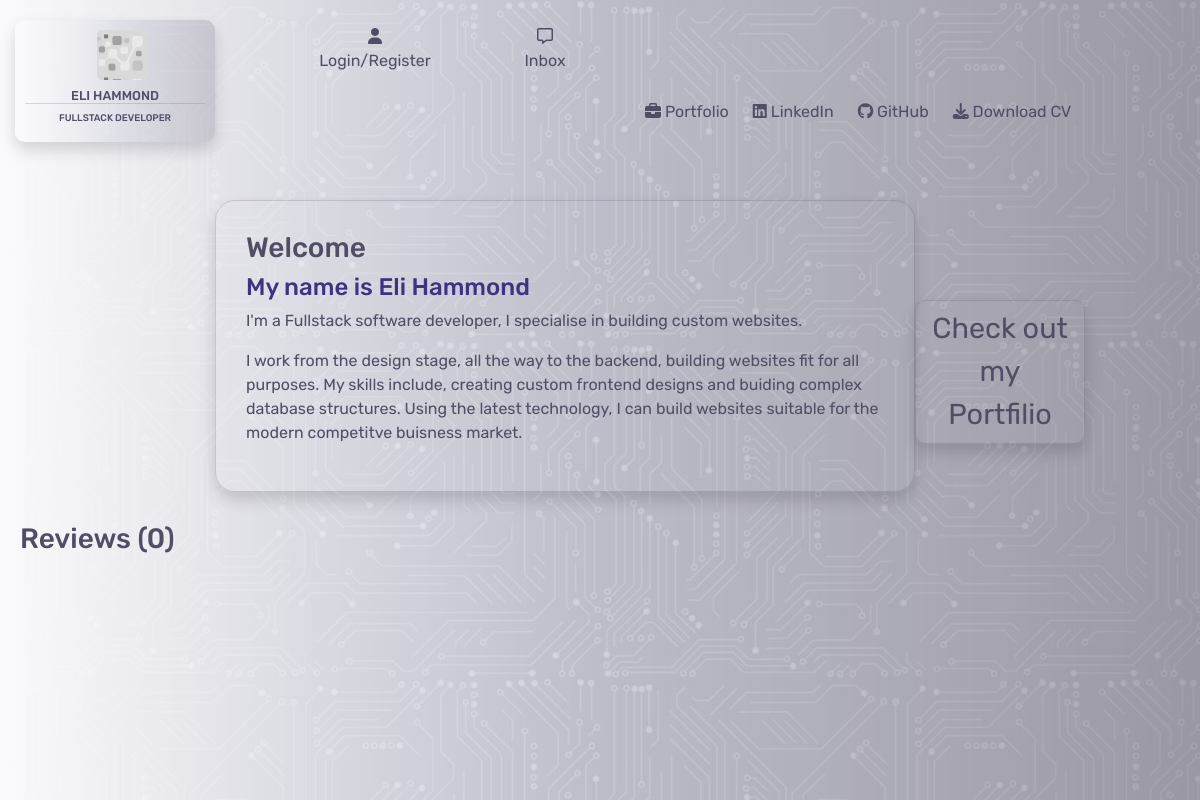
/, run on an earlier commit of the app's database.
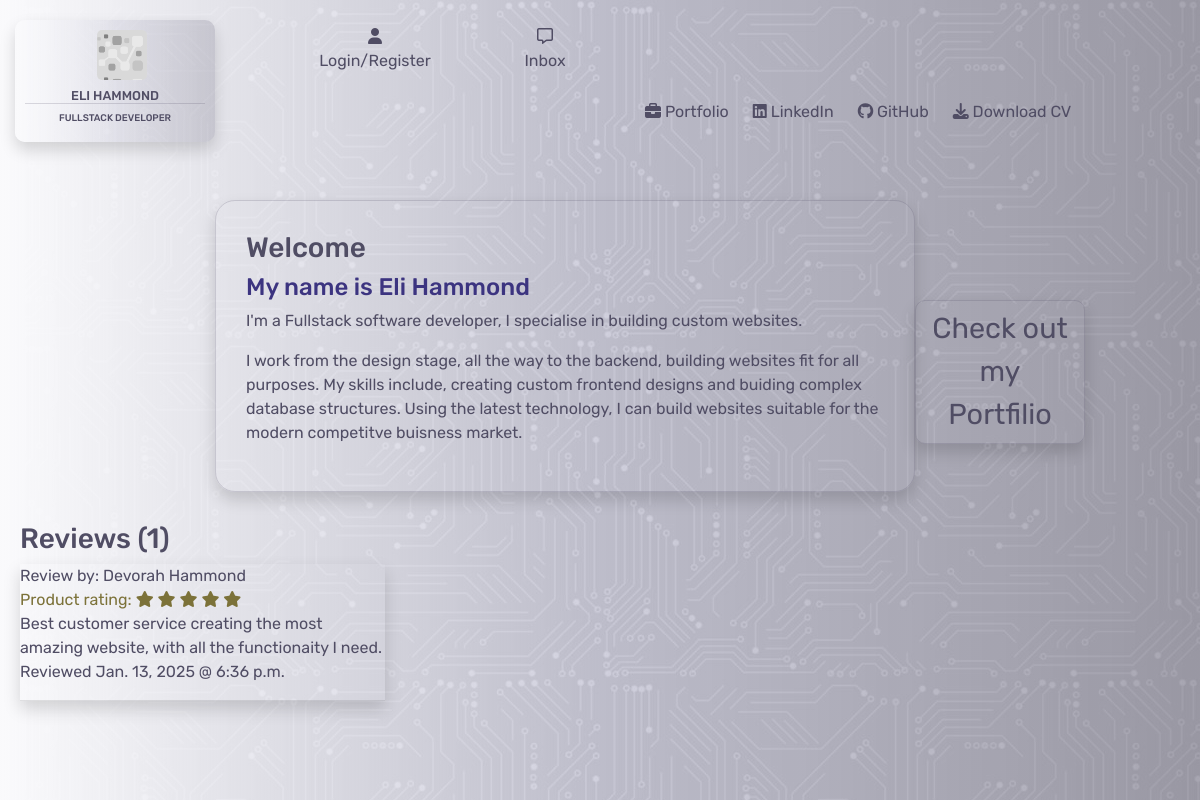
And on a later commit of the database.
### home/models.py (models this page shows)
class Reviews(models.Model):
    class Meta:
        verbose_name_plural = "Reviews"
    name = models.CharField(max_length=254)
    rating = models.IntegerField(default=1,
                                 choices=((i, i) for i in range(1, 6)))
    review = models.TextField(max_length=600, null=True, blank=True)
    date = models.DateField(auto_now=True)
    time = models.TimeField(auto_now=True)

### home/views.py (the view)
# urls.py: path('', views.index, name='home'),
def index(request):
    reviews = Reviews.objects.all()
    context = {
        'reviews': reviews,
    }
    return render(request, 'home/index.html', context)

### home/templates/home/index.html (shortened to what this page needs)
{% extends "base.html" %}
{% load static %}
{% block content %}
<div class="container-fluid">
    <div class="row">
        <div class="col-md-2">
        </div>
        <div class="col-md-8">
            <div class="info-box shadow">
                <h3>Welcome</h3>
                <h4 class="sub-header">My name is Eli Hammond</h4>
                <p>I'm a Fullstack software developer, I specialise in building custom websites.</p>
                <p>I work from the design stage, all the way to the backend, building websites fit for all purposes. My skills include, creating custom frontend designs and buiding complex database structures. Using the latest technology, I can build websites suitable for the modern competitve buisness market.</p>
            </div>
        </div>
        <div class="col-md-2">
            <div class="btn porfolio-btn shadow"><a href="{% url 'portfolio' %}">Check out my Portfilio</a></div>
        </div>
    </div>
    <div class="row">
        <div class="col-4 review-section">
            <h3>Reviews ({{ reviews.count }})</h3>
            {% for review in reviews %}
            <div class="user-review shadow">
                <div>
                    Review by: {{ review.name }}
                </div>
                <div class="review-stars">
                    Product rating:
                    {% if review.rating == 1 %}
                    <i class="fa-solid fa-star"></i>
                    <i class="fa-regular fa-star"></i>
                    <i class="fa-regular fa-star"></i>
                    <i class="fa-regular fa-star"></i>
                    <i class="fa-regular fa-star"></i>
                {% elif review.rating == 2 %}
                    <i class="fa-solid fa-star"></i>
                    <i class="fa-solid fa-star"></i>
                    <i class="fa-regular fa-star"></i>
                    <i class="fa-regular fa-star"></i>
                    <i class="fa-regular fa-star"></i>
                {% elif review.rating == 3 %}
                    <i class="fa-solid fa-star"></i>
                    <i class="fa-solid fa-star"></i>
                    <i class="fa-solid fa-star"></i>
                    <i class="fa-regular fa-star"></i>
                    <i class="fa-regular fa-star"></i>
                {% elif review.rating == 4 %}
                    <i class="fa-solid fa-star"></i>
                    <i class="fa-solid fa-star"></i>
                    <i class="fa-solid fa-star"></i>
                    <i class="fa-solid fa-star"></i>
                    <i class="fa-regular fa-star"></i>
                {% else %}
                    <i class="fa-solid fa-star"></i>
                    <i class="fa-solid fa-star"></i>
                    <i class="fa-solid fa-star"></i>
                    <i class="fa-solid fa-star"></i>
                    <i class="fa-solid fa-star"></i>
                {% endif %}
                </div>
                    <div class="review">{{ review.review }}</div>
                    <div class="time-date">
                        Reviewed {{ review.date }} @ {{ review.time }}
                    </div>
                    <hr>
            </div>
            {% endfor %}
        </div>
        <div class="col-8"></div>
    </div>
</div>
{% endblock %}

### templates/base.html (shortened to what this page needs)
{% load static %}
<!DOCTYPE html>
<html lang="en">
<head>
    {% block corecss %}
        <link rel="stylesheet" href="https://stackpath.bootstrapcdn.com/bootstrap/4.4.1/css/bootstrap.min.css">
        <link rel="stylesheet" href="https://cdnjs.cloudflare.com/ajax/libs/font-awesome/6.6.0/css/all.min.css">
        <link rel="stylesheet" href="https://cdnjs.cloudflare.com/ajax/libs/font-awesome/6.6.0/css/all.min.css">
        <link rel="stylesheet" href="{% static 'css/base.css' %}">
    {% endblock %}
</head>
<body>
    <div class="opaque"></div>
    <header>
        <nav>
            <div class="container-fluid">
                <div class="row">
                    <div class="col-md-3">
                        <a href="{% url 'home' %}">
                            <div class="logo shadow">
                                <div class="logo-logo"></div>
                                <h5>Eli Hammond</h5>
                                <h6>Fullstack Developer</h6>
                            </div>
                        </a>
                    </div>
                    <div class="col-md-3">
                        <div class="row">
                            <div class="col-md-6">
                                <div class="dropdown">
                                    <div class="dropbtn">
                                        <div class="icon"><i class="fa-solid fa-user"></i></div>
                                        {% if request.user.is_authenticated %}
                                            <div class="hello">
                                                Hello {{ user.username|capfirst }}
                                            </div>
                                        {% else %}
                                            Login/Register
                                        {% endif %}
                                    </div>
                                </div>
                            </div>
                            <div class="col-md-6">
                                {% if message %}
                                    <div class="if-message">
                                        <div class="inbox-number"><strong>5</strong></div>
                                        <div class="icon if-message"><i class="fa-regular fa-message"></i></div>
                                        Inbox
                                    </div>
                                {% else %}
                                    <div class="message-box">
                                        <div class="icon"><i class="fa-regular fa-message"></i></div>
                                        Inbox
                                    </div>
                                {% endif %}
                            </div>
                        </div>
                    </div>
                    <div class="col-md-6">
                    </div>
                </div>
                <div class="row bottom-header">
                    <div class="col-md-6"></div>
                    <div class="col-md-6 d-none d-lg-block">
                        <ul>
                            <li>
                                <a href="{% url 'portfolio' %}"><i class="fa-solid fa-briefcase"></i> Portfolio</a>
                            </li>
                            <li>
                                <a href="https://www.linkedin.com/in/elliot-hammond-286739298/" target="_blank"><i class="fa-brands fa-linkedin"></i> LinkedIn</a>
                            </li>
                            <li>
                                <a href="https://github.com/e-h-dev" target="_blank"><i class="fa-brands fa-github"></i> GitHub</a>
                            </li>
                            <li>
                                <a href=""><i class="fa-solid fa-download"></i> Download CV</a>
                            </li>
                        </ul>
                    </div>
                </div>
            </div>
        </nav>
    </header>
    {% block content %}
    {% endblock %}
</body>
</html>

### static/css/base.css (style rules this page uses)
:root { --main-font:Rubik; --text-color:rgb(80, 77, 100); }
body { background-image: url('/media/background-image.jpg'); }
header { height:200px; }
.logo-logo { background-image: url("/media/small-logo.png"); height:50px; width:50px; position: relative; left:40%; background-size: contain; border-radius: 5px; z-index: -9999999999999999999999; }
.logo { height:100; width:200px; border-radius: 10px; position: relative; top:20px; z-index: 9999999999; font-family: var(--main-font); color:rgb(80, 77, 100); padding:10px; text-transform: uppercase; background-image: linear-gradient(to right, #fafafc, rgba(103, 102, 146, 0.1), rgba(80, 77, 100, 0.2)); }
.logo h5 { text-align: center; font-size: 0.8rem; padding-top: 8px; border-bottom: 1px solid rgba(80, 77, 100, 0.2); }
.logo h6 { text-align: center; font-size: 0.6rem; }
.bottom-header { position: absolute; top:100px; width:90vw; left:100px; }
.opaque { background-image: linear-gradient(to right, #fafafc, rgba(103, 102, 146, 0.3), rgba(80, 77, 100, 0.5)); height:100vh; width:100vw; z-index: 1; position: fixed; }
.info-box { color:rgb(80, 77, 100); z-index: 1; position: relative; border:solid 1px rgba(80, 77, 100, 0.2); height: auto; border-radius: 20px; width:700px; padding:30px; font-family: var(--main-font); }
ul { list-style: none; position: relative; padding-left:5px; z-index: 2; }
li a { color:rgb(80, 77, 100); font-family: var(--main-font); font-size: 1rem; padding-right: 1.5rem; float: left; }
.dropbtn { color: rgb(80, 77, 100); font-size: 16px; top:25px; text-align: center; font-family: var(--main-font); border: none; position: relative; z-index:1; cursor: pointer; }
.message-box { font-family: var(--main-font); color: rgb(80, 77, 100); position: relative; top:25px; left:20px; text-align: center; z-index: 2; }
.icon { position: inherit; text-align: center; font-size: 1rem; }
.sub-header { color:rgb(60, 52, 128); }
.porfolio-btn { position: relative; top:100px; right:100px; z-index: 1; font-family: var(--main-font); text-align: center; font-size: 1.8rem; width:fit-content; border:solid 1px rgba(80, 77, 100, 0.2); border-radius: 10px; }
.porfolio-btn a { color: rgb(80, 77, 100); text-decoration: none; }
.review-section { position: relative; z-index: 2; font-family: var(--main-font); color: var(--text-color); padding-top: 30px; padding-left: 20px; }
.review-stars { color:rgb(124, 114, 57); }
.col-md-6 { width:90%; }

What changed in the data, as far as the page shows it:
added Reviews: name "Devorah Hammond", rating 5 (drawn), review "Best customer service creating the most amazing website, with all the functionaity I need.", date "Jan. 13, 2025", time "6:36 p.m."
Also different on the page:
{{ reviews.count }}: "0" → "1"
